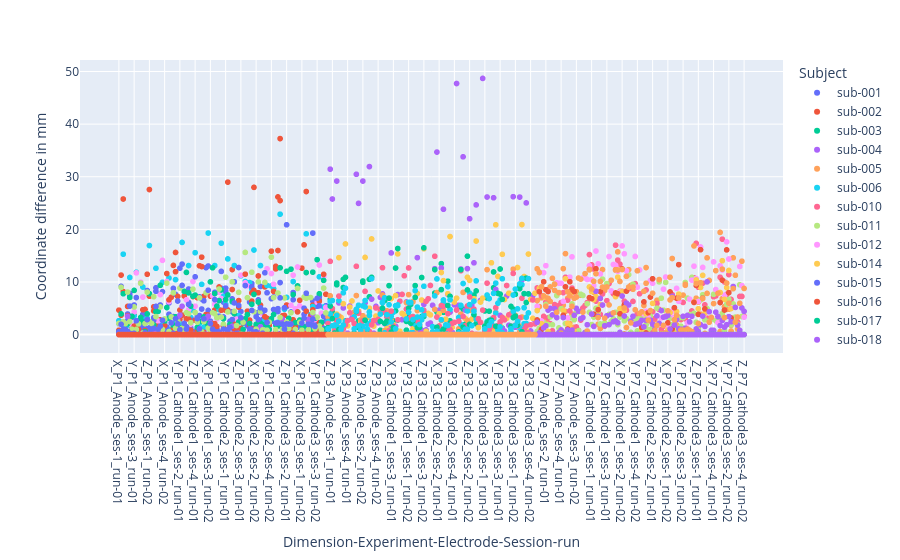

Notebook cell for this chart:
### Code cell
# Create a Figure and plot it
df_diff_long=build_diff_trans_long_format(df_dim_corrected)
df_diff_long=add_columns_old(df_diff_long)
fig = px.scatter(df_diff_long, x='Dimension-Experiment-Electrode-Session-run', y='Coordinate difference in mm', color='Subject')
fig.show()
fig.write_html(f'{Name}_Check_Outliersubjects_diff_corrected.html')
